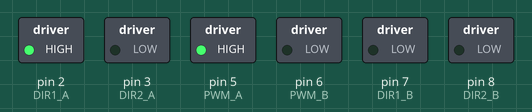
This sketch was run on a simulated Arduino Uno, built with avr-gcc and run on an emulated ATmega328P. Parts: switched loads named in the sketch (green lamp = pin HIGH).

Above: at 0.1 s.
At 2.1 s:
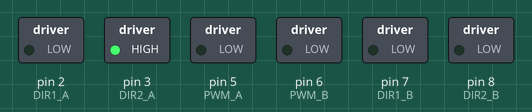
Timing chart, 0 to 3.6 s (numbered marks = the images above):
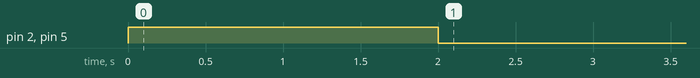

The sketch:

L293d.ino
```cpp
#include "motor_driver.h"

void setup() {
  setup_motor();
  motor(256,256, 2000);
  motor();
}

void loop() {}
```

motor_driver.h
```cpp
#pragma once

#define PWM_A  5 // enable pin
#define DIR1_A 2
#define DIR2_A 3

#define PWM_B  6 // enable pin
#define DIR1_B 7
#define DIR2_B 8

void setup_motor() {
  pinMode(PWM_A,OUTPUT);
  pinMode(DIR1_A,OUTPUT);
  pinMode(DIR2_A,OUTPUT);
  pinMode(PWM_B,OUTPUT);
  pinMode(DIR1_B,OUTPUT);
  pinMode(DIR2_B,OUTPUT);
}

void motor_a(int speed) {
  if (speed>0) {
    digitalWrite(DIR1_A,1);
    digitalWrite(DIR2_A,0);
  }
  else {
    digitalWrite(DIR1_A,0);
    digitalWrite(DIR2_A,1);
  }
  analogWrite (PWM_A,abs(speed));
}

void motor_b(int speed) {
  digitalWrite(DIR1_B,speed>0);
  digitalWrite(DIR2_B,speed<0);
  analogWrite (PWM_B,abs(speed));
}

void motor(int a=0, int b=0, int delay_time=0) {
  a = constrain(a,-255,255);
  b = constrain(b,-255,255);
  motor_a(a);
  motor_a(b);
  delay(delay_time);
}
```
